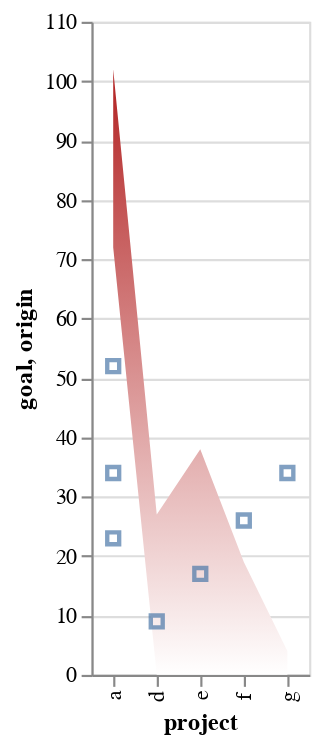

This figure's notebook cell:
### Code cell
auto fig = xv::Chart().data(df).marks({ml, mp}).encodings({enc, enc_2});
fig

### Figure 1 — Vega-Lite specification as saved in the notebook (floating-point values rounded to 4 significant figures)
{"$schema": "https://vega.github.io/schema/vega-lite/v4.json", "data": {"values": [{"goal": 25, "origin": 34, "project": "a", "score": 25}, {"goal": 47, "origin": 23, "project": "a", "score": 57}, {"goal": 30, "origin": 52, "project": "a", "score": 23}, {"goal": 27, "origin": 9, "project": "d", "score": 19}, {"goal": 38, "origin": 17, "project": "e", "score": 8}, {"goal": 19, "origin": 26, "project": "f", "score": 47}, {"goal": 4, "origin": 34, "project": "g", "score": 8}]}, "layer": [{"encoding": {"x": {"field": "project", "type": "nominal"}, "y": {"field": "goal", "type": "quantitative"}}, "mark": {"color": {"gradient": "linear", "stops": [{"color": "white", "offset": 0}, {"color": "firebrick", "offset": 1}], "x1": 1, "y1": 1}, "invalid": null, "type": "area"}}, {"encoding": {"x": {"field": "project", "type": "nominal"}, "y": {"field": "origin", "type": "quantitative"}}, "mark": {"shape": "square", "type": "point"}}]}
